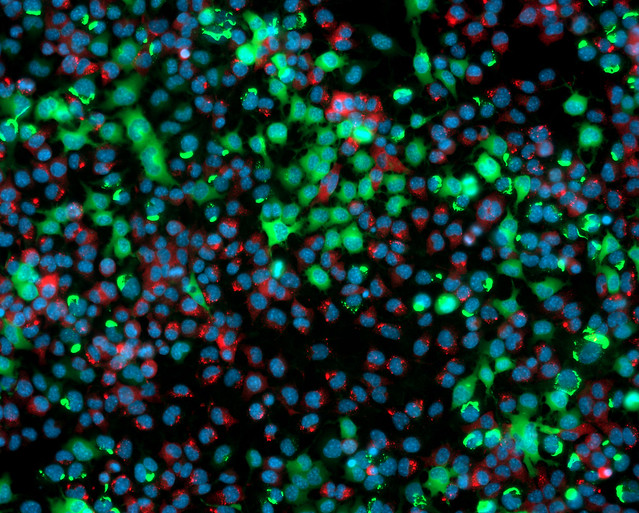
#> input picture images/test_image.jpg, 639 x 513 px
$ jupyter execute '16 - Understanding digital images for Python processing.ipynb'
#> lines starting #> are read from the running program, lines starting #| are printed output that depends on the picture; after the words box and inside, x2 and y2 are one past the last pixel; in counts of white or black regions, pixels touching at a corner belong together
16 - Understanding digital images for Python processing

1.   圖片就是數值
2.   datetype可轉換，但要注意遺失

[cell 1]
# for google colab
from google.colab import drive
import os
drive.mount('/content/gdrive')
path = r'/content/gdrive/My Drive/Colab Notebooks/screeni_practice'
os.chdir( path )
retval = os.getcwd()
print("目錄修改成功:%s" % retval)

[cell 2]
from skimage import io
import cv2
import numpy as np
from matplotlib import pyplot as plt
from skimage import img_as_float

[cell 3]
my_image = cv2.imread('images/test_image.jpg')
#> my_image is the input picture: shape (513, 639, 3); mean B, G, R 48.1, 54.1, 18
print(my_image)
#> (printed output is left out)

[cell 4]
plt.imshow(my_image)

[cell 5]
random_image = np.random.random([500,500])
plt.imshow(random_image)
print(random_image)
print(random_image.min(), random_image.max())
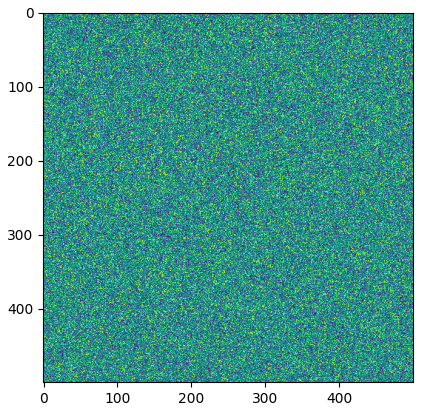
#> figure drawn by matplotlib, 1 panel

[cell 6]
my_float_image = img_as_float(my_image)
print(my_image.min(), my_image.max())
#| 0 255
print(my_float_image.min(), my_float_image.max())
#| 0.0 1.0

plt.imshow(my_image)
plt.imshow(my_float_image)
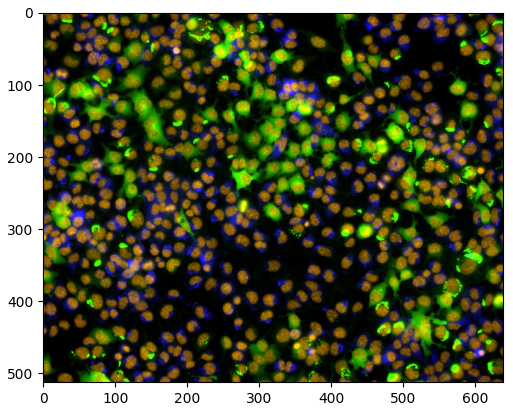
#> figure drawn by matplotlib, 1 panel; B, G, R data is drawn as R, G, B

[cell 7]
plt.imshow(my_float_image)

[cell 8]
plt.imshow(my_image)

[cell 9]
dark_image = my_image*0.5
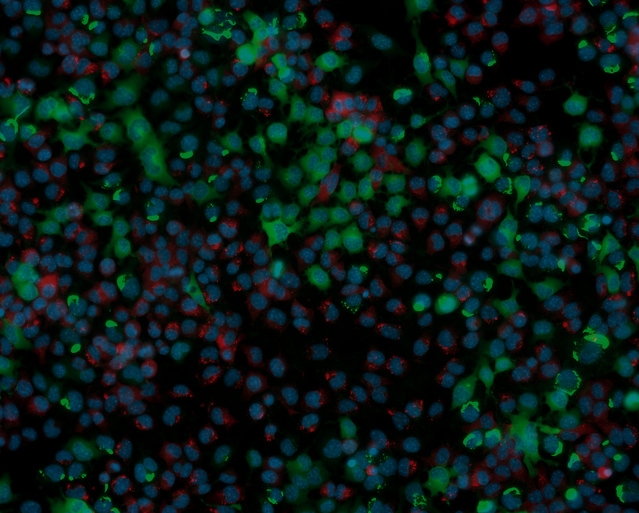
#> dark_image: shape (513, 639, 3) float64; mean B, G, R 24, 27.1, 9
plt.imshow(dark_image)
print(dark_image.min(), dark_image.max())
#| 0.0 127.5
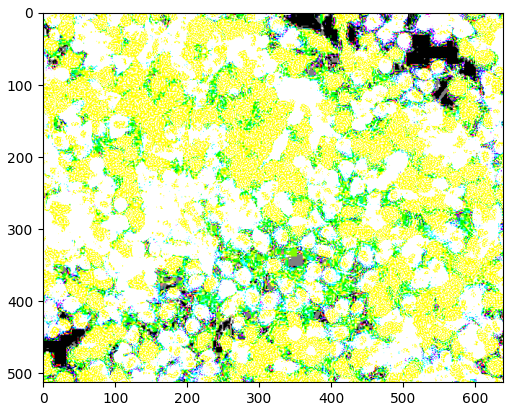
#> figure drawn by matplotlib, 1 panel; B, G, R data is drawn as R, G, B

[cell 10]
my_image[10:50, 10:50, :] = [0,0,255]
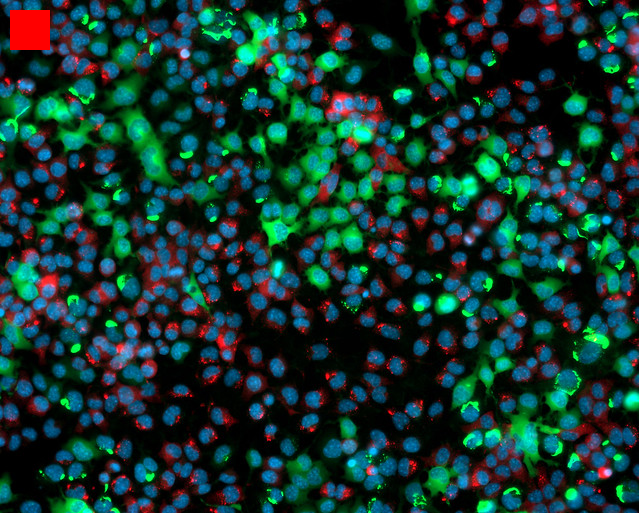
#> my_image: shape (513, 639, 3); 0.49% of pixels changed, all inside (x1, y1, x2, y2) = (10, 10, 50, 50)
plt.imshow(my_image)
